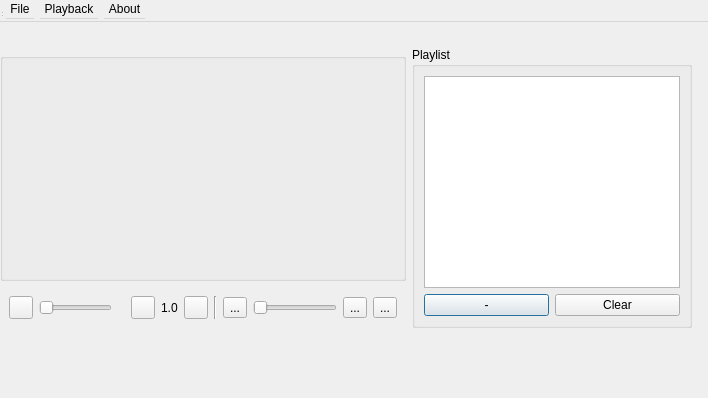
<?xml version="1.0" encoding="UTF-8"?>
<ui version="4.0">
 <class>video</class>
 <widget class="QDialog" name="video">
  <property name="geometry">
   <rect>
    <x>0</x>
    <y>0</y>
    <width>708</width>
    <height>398</height>
   </rect>
  </property>
  <property name="sizePolicy">
   <sizepolicy hsizetype="Expanding" vsizetype="Expanding">
    <horstretch>0</horstretch>
    <verstretch>0</verstretch>
   </sizepolicy>
  </property>
  <property name="windowTitle">
   <string>MainWindow</string>
  </property>
  <widget class="QWidget" name="centralwidget">
   <property name="geometry">
    <rect>
     <x>0</x>
     <y>47</y>
     <width>692</width>
     <height>281</height>
    </rect>
   </property>
   <layout class="QGridLayout" name="gridLayout_2">
    <item row="2" column="0">
     <widget class="QWidget" name="widget" native="true">
      <property name="sizePolicy">
       <sizepolicy hsizetype="Expanding" vsizetype="Expanding">
        <horstretch>1</horstretch>
        <verstretch>0</verstretch>
       </sizepolicy>
      </property>
      <layout class="QGridLayout" name="gridLayout">
       <item row="0" column="5">
        <widget class="QToolButton" name="stopBtn">
         <property name="text">
          <string/>
         </property>
         <property name="icon">
          <iconset>
           <normalon>:/images/images/stop.png</normalon>
          </iconset>
         </property>
        </widget>
       </item>
       <item row="0" column="2">
        <widget class="QLabel" name="timeLabel">
         <property name="text">
          <string/>
         </property>
        </widget>
       </item>
       <item row="0" column="3">
        <widget class="QToolButton" name="speedBtn">
         <property name="text">
          <string/>
         </property>
         <property name="icon">
          <iconset>
           <normalon>:/images/images/speed.png</normalon>
          </iconset>
         </property>
        </widget>
       </item>
       <item row="0" column="9">
        <widget class="QSlider" name="soundSlider">
         <property name="sizePolicy">
          <sizepolicy hsizetype="Minimum" vsizetype="Minimum">
           <horstretch>0</horstretch>
           <verstretch>0</verstretch>
          </sizepolicy>
         </property>
         <property name="orientation">
          <enum>Qt::Horizontal</enum>
         </property>
        </widget>
       </item>
       <item row="0" column="8">
        <widget class="QToolButton" name="soundBtn">
         <property name="text">
          <string>...</string>
         </property>
         <property name="icon">
          <iconset>
           <normalon>:/images/images/sound.png</normalon>
          </iconset>
         </property>
        </widget>
       </item>
       <item row="0" column="1">
        <widget class="QSlider" name="videoSlider">
         <property name="orientation">
          <enum>Qt::Horizontal</enum>
         </property>
        </widget>
       </item>
       <item row="0" column="0">
        <widget class="QToolButton" name="playPauseBtn">
         <property name="text">
          <string/>
         </property>
         <property name="icon">
          <iconset>
           <normalon>:/images/images/play.png</normalon>
          </iconset>
         </property>
        </widget>
       </item>
       <item row="0" column="10">
        <widget class="QToolButton" name="settingsBtn">
         <property name="text">
          <string>...</string>
         </property>
         <property name="icon">
          <iconset>
           <normaloff>:/images/images/settins.png</normaloff>:/images/images/settins.png</iconset>
         </property>
        </widget>
       </item>
       <item row="0" column="4">
        <widget class="QLabel" name="speedLbl">
         <property name="text">
          <string>1.0</string>
         </property>
        </widget>
       </item>
       <item row="0" column="11">
        <widget class="QToolButton" name="playlistBtn">
         <property name="text">
          <string>...</string>
         </property>
         <property name="icon">
          <iconset>
           <normaloff>:/images/images/list.png</normaloff>:/images/images/list.png</iconset>
         </property>
        </widget>
       </item>
       <item row="0" column="6">
        <widget class="Line" name="line">
         <property name="orientation">
          <enum>Qt::Vertical</enum>
         </property>
        </widget>
       </item>
      </layout>
     </widget>
    </item>
    <item row="0" column="1" rowspan="3">
     <widget class="QGroupBox" name="playlistBox">
      <property name="title">
       <string>Playlist</string>
      </property>
      <layout class="QVBoxLayout" name="verticalLayout">
       <item>
        <widget class="QListWidget" name="playListView"/>
       </item>
       <item>
        <layout class="QGridLayout" name="gridLayout_3">
         <item row="0" column="0">
          <widget class="QPushButton" name="removeVideo">
           <property name="toolTip">
            <string>Remove selected item form playlist</string>
           </property>
           <property name="toolTipDuration">
            <number>1</number>
           </property>
           <property name="text">
            <string>-</string>
           </property>
          </widget>
         </item>
         <item row="0" column="1">
          <widget class="QPushButton" name="clearBtn">
           <property name="toolTip">
            <string>Clear all items from the playlist</string>
           </property>
           <property name="toolTipDuration">
            <number>1</number>
           </property>
           <property name="text">
            <string>Clear</string>
           </property>
          </widget>
         </item>
        </layout>
       </item>
      </layout>
     </widget>
    </item>
    <item row="1" column="0">
     <widget class="QGroupBox" name="videoPlayerBox">
      <property name="sizePolicy">
       <sizepolicy hsizetype="Expanding" vsizetype="Expanding">
        <horstretch>1</horstretch>
        <verstretch>1</verstretch>
       </sizepolicy>
      </property>
      <property name="title">
       <string/>
      </property>
      <property name="alignment">
       <set>Qt::AlignCenter</set>
      </property>
     </widget>
    </item>
   </layout>
  </widget>
  <widget class="QMenuBar" name="menubar">
   <property name="geometry">
    <rect>
     <x>0</x>
     <y>0</y>
     <width>753</width>
     <height>22</height>
    </rect>
   </property>
   <widget class="QMenu" name="menuFile">
    <property name="title">
     <string>File</string>
    </property>
    <addaction name="actionOpen"/>
    <addaction name="actionNew"/>
    <addaction name="actionPlaylist"/>
    <addaction name="actionExit"/>
   </widget>
   <widget class="QMenu" name="menuPlayback">
    <property name="title">
     <string>Playback</string>
    </property>
    <addaction name="actionPlayAndPause"/>
    <addaction name="actionStop"/>
    <addaction name="actionSpeed"/>
    <addaction name="actionSound"/>
    <addaction name="separator"/>
    <addaction name="actionEdit"/>
   </widget>
   <widget class="QMenu" name="menuAbout">
    <property name="title">
     <string>About</string>
    </property>
    <addaction name="actionAbout_MediaPlayer"/>
    <addaction name="actionAbout_Qt"/>
   </widget>
   <addaction name="menuFile"/>
   <addaction name="menuPlayback"/>
   <addaction name="menuAbout"/>
  </widget>
  <widget class="QStatusBar" name="statusbar">
   <property name="geometry">
    <rect>
     <x>0</x>
     <y>0</y>
     <width>3</width>
     <height>18</height>
    </rect>
   </property>
  </widget>
  <action name="actionOpen">
   <property name="text">
    <string>Open</string>
   </property>
   <property name="shortcut">
    <string>Ctrl+O</string>
   </property>
  </action>
  <action name="actionExit">
   <property name="text">
    <string>Exit</string>
   </property>
   <property name="shortcut">
    <string>Ctrl+Q</string>
   </property>
  </action>
  <action name="actionPlayAndPause">
   <property name="text">
    <string>Play or Pause</string>
   </property>
   <property name="toolTip">
    <string>Play or Pause</string>
   </property>
   <property name="shortcut">
    <string>Space</string>
   </property>
  </action>
  <action name="actionStop">
   <property name="text">
    <string>Stop</string>
   </property>
   <property name="shortcut">
    <string>Ctrl+S</string>
   </property>
  </action>
  <action name="actionSpeed">
   <property name="text">
    <string>Speed</string>
   </property>
   <property name="shortcut">
    <string>F</string>
   </property>
  </action>
  <action name="actionSound">
   <property name="text">
    <string>Change volume</string>
   </property>
   <property name="toolTip">
    <string>Mute / Play sound</string>
   </property>
   <property name="shortcut">
    <string>M</string>
   </property>
  </action>
  <action name="actionAbout_MediaPlayer">
   <property name="text">
    <string>About MediaPlayer</string>
   </property>
  </action>
  <action name="actionAbout_Qt">
   <property name="text">
    <string>About Qt</string>
   </property>
  </action>
  <action name="actionPlaylist">
   <property name="text">
    <string>Open Playlist</string>
   </property>
   <property name="toolTip">
    <string>Open a playlist</string>
   </property>
   <property name="shortcut">
    <string>Ctrl+P</string>
   </property>
  </action>
  <action name="actionNew">
   <property name="text">
    <string>New window</string>
   </property>
   <property name="toolTip">
    <string>Open new window</string>
   </property>
   <property name="shortcut">
    <string>Ctrl+N</string>
   </property>
  </action>
  <action name="actionEdit">
   <property name="text">
    <string>Edit</string>
   </property>
  </action>
 </widget>
 <resources/>
 <connections/>
</ui>
